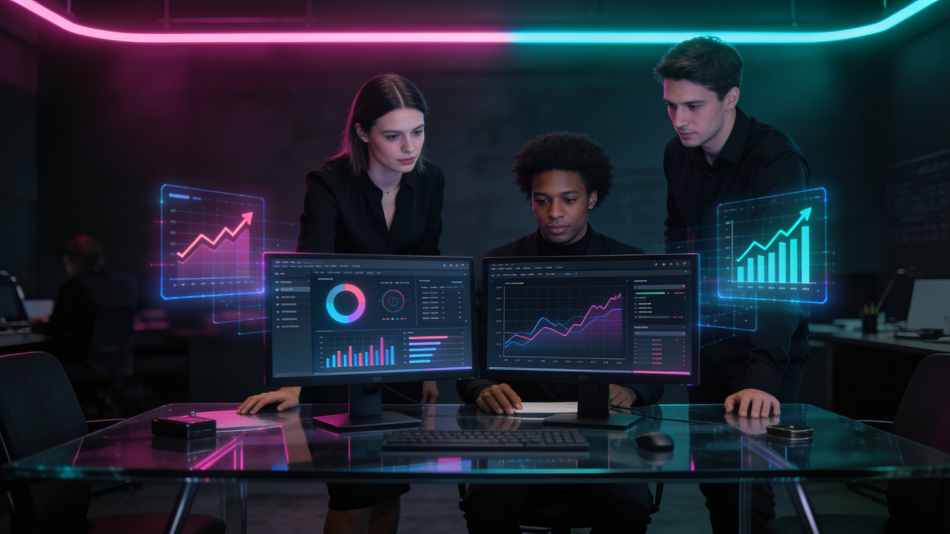
#> input picture 2vibes/images/hero.jpg, 2848 x 1600 px (shown at 1/3 size)
$ python -i s15_checks.py   (imports and definitions only)
#> lines starting #> are read from the running program, lines starting #| are printed output that depends on the picture; after the words box and inside, x2 and y2 are one past the last pixel; in counts of white or black regions, pixels touching at a corner belong together
### scripts/s7_checks.py
#!/usr/bin/env python3
"""S7-6: objective, non-aesthetic checks on the generated stills.

Flags only — nothing here judges beauty, anatomy or style (the owner does
that, blind).

Per image:
  * resolution        — vs the requested 1024x1024
  * blur              — Laplacian variance (absolute floor + within-scene
                        relative outlier; a flat-vector plate is legitimately
                        smooth, so only a scene-relative outlier counts)
  * text-like         — heuristic: horizontal bands of high edge density
                        with regular spacing (lettering often looks like this).
                        HEURISTIC, not OCR; treat as "look at this one".
  * duplicates        — 64-bit difference hash (dHash); hamming distance <= 6
                        inside a scene, or <= 4 anywhere.
  * saturation        — mean HSV saturation; outlier vs the model's own median
  * contrast          — RMS contrast (std of the luma); outlier vs the model's
                        own median

Usage:
  python scripts/s7_checks.py --root /tmp/kilo/s7_out \
      --out docs/openmontage/image_gen/S7_CHECKS.json
"""
from __future__ import annotations

import argparse
import json
import sys
from pathlib import Path
from typing import Any, Dict, List, Optional

import numpy as np
from PIL import Image

REPO = Path(__file__).resolve().parent.parent
EXPECTED_SIZE = (1024, 1024)

BLUR_ABS_FLOOR = 15.0
BLUR_REL_RATIO = 0.35
TEXT_BLOCK = 32
TEXT_EDGE_PERCENTILE = 99.0
TEXT_BLOCK_DENSITY = 0.12
TEXT_ROW_FRACTION = 0.6
DUP_SAME_SCENE = 6
DUP_ANY = 4
# Robust outlier rule: |x - median| > OUTLIER_Z * (1.4826 * MAD)
OUTLIER_Z = 3.0
OUTLIER_FLOOR_SAT = 6.0
OUTLIER_FLOOR_CONTRAST = 4.0


def _gray(path: Path) -> np.ndarray:
    with Image.open(path) as im:
        return np.asarray(im.convert("L"), dtype=np.float32)


# [44 lines left out: functions _saturation, laplacian_variance, text_like_score, dhash, not called in this run]


def hamming(a: int, b: int) -> int:
    return int(a ^ b).bit_count()


# [28 lines left out: functions _mad_outliers, check_image, not called in this run]


def find_manifests(root: Path) -> List[Path]:
    return sorted(root.glob("s7_bakeoff_*/manifest.json"))


# [129 lines left out: functions run, main, not called in this run]


# [2 lines that do not run on import are left out]

### scripts/s10_checks.py
#!/usr/bin/env python3
"""S10-4: objective, non-aesthetic flags for the 54 style-test images.

No beauty, no anatomy, no style verdict — flags only:

  * resolution        - vs the requested 1024x1024
  * blur              - Laplacian variance: an absolute floor plus an outlier
                        test against the median of the SAME scene+style (a flat
                        style is legitimately smoother than a gouache plate, so
                        the scene-wide median would flag the whole style)
  * duplicates        - 64-bit dHash, hamming <= 6 inside a scene / <= 4 anywhere
  * caption area      - bottom band of the image (where a burned-in subtitle
                        lives): mean luma, std, dark fraction, edge density and
                        a "white text would read" flag (dark fraction >= 0.35)
  * colour spread     - hue histogram spread over saturated pixels: occupied hue
                        bins, entropy, dominant-bin share, unique colours and a
                        monotone flag (occupied < 4 bins or entropy < 1.5 bits)
  * text-like         - the S7 heuristic, informational only (it is known to
                        over- and under-fire; the report says so)

The captioned blind sheets are measured too, but on the PLAIN sheet panel (the
image area where the caption goes), so the metric is not polluted by the white
glyphs themselves.

Usage:
  python scripts/s10_checks.py \
      --images /tmp/kilo/s10_out/klein/s10_bakeoff_klein/images \
      --manifest /tmp/kilo/s10_out/klein/s10_bakeoff_klein/manifest.json \
      --mapping projects/s10_blind/mapping.json \
      --out docs/openmontage/image_gen/S10_CHECKS.json
"""
from __future__ import annotations

import argparse
import json
import sys
from pathlib import Path
from typing import Any, Dict, List, Optional

import numpy as np
from PIL import Image

REPO = Path(__file__).resolve().parent.parent
sys.path.insert(0, str(REPO / "scripts"))

import s7_checks as _base  # noqa: E402 - reuse the verified S7 primitives

EXPECTED_SIZE = (1024, 1024)
BLUR_ABS_FLOOR = 15.0          # same absolute floor as S7
BLUR_REL_RATIO = 0.35          # same relative ratio as S7
DUP_SAME_SCENE = 6             # same as S7
DUP_ANY = 4                    # same as S7
CAPTION_BAND_FRACTION = 0.28   # matches scripts/s10_blind_pack.py
CAPTION_DARK_LEVEL = 128       # luma below this is "dark enough for white text"
CAPTION_MIN_DARK = 0.35        # minimum dark fraction for a readable white caption
CAPTION_MAX_BUSY = 0.35        # edge-density ceiling in the caption band
HUE_BINS = 36
HUE_SAT_MIN = 0.15
HUE_BIN_MIN_SHARE = 0.01
COLOUR_MIN_BINS = 4
COLOUR_MIN_ENTROPY = 1.5
UNIQUE_QUANT = 5               # bits per channel for the unique-colour count


def _rgb(path: Path) -> np.ndarray:
    with Image.open(path) as im:
        return np.asarray(im.convert("RGB"), dtype=np.uint8)


def _gray(path: Path) -> np.ndarray:
    return _base._gray(path)


def caption_band_metrics(path: Path,
                         fraction: float = CAPTION_BAND_FRACTION) -> Dict[str, Any]:
    """Metrics for the bottom band where a burned-in subtitle would sit."""
    arr = _rgb(path)
    h = arr.shape[0]
    band = arr[h - max(1, int(round(h * fraction))):, :, :]
    luma = band.astype(np.float32) @ np.array([0.299, 0.587, 0.114],
                                              dtype=np.float32)
    gy, gx = np.gradient(luma)
    edges = np.abs(gx) + np.abs(gy)
    busy = float((edges > max(1.0, float(edges.max()) * 0.25)).mean()) \
        if edges.max() > 0 else 0.0
    dark_fraction = float((luma < CAPTION_DARK_LEVEL).mean())
    readable = bool(dark_fraction >= CAPTION_MIN_DARK and busy <= CAPTION_MAX_BUSY)
    return {
        "band_fraction": fraction,
        "band_px": int(band.shape[0]),
        "mean_luma": round(float(luma.mean()), 2),
        "std_luma": round(float(luma.std()), 2),
        "dark_fraction": round(dark_fraction, 3),
        "busy_fraction": round(busy, 3),
        "white_text_contrast_flag": readable,
        # flag form (True = look at this panel before captioning it)
        "caption_contrast_flag": not readable,
    }


def colour_metrics(path: Path) -> Dict[str, Any]:
    """Hue spread + unique colours, to catch monotone plates."""
    arr = _rgb(path)
    with Image.open(path) as im:
        small = np.asarray(im.convert("RGB").resize((64, 64), Image.LANCZOS),
                           dtype=np.uint8)
        hsv = np.asarray(im.convert("HSV"), dtype=np.float32)
    hue = hsv[:, :, 0] / 255.0 * 360.0
    sat = hsv[:, :, 1] / 255.0
    val = hsv[:, :, 2] / 255.0
    mask = (sat >= HUE_SAT_MIN) & (val >= 0.10)
    n = int(mask.sum())
    if n == 0:
        bins = np.zeros(HUE_BINS, dtype=np.float64)
    else:
        idx = np.clip((hue[mask] / (360.0 / HUE_BINS)).astype(int), 0, HUE_BINS - 1)
        bins = np.bincount(idx, minlength=HUE_BINS).astype(np.float64) / n
    p = bins[bins > 0]
    entropy = float(-(p * np.log2(p)).sum()) if p.size else 0.0
    occupied = int((bins >= HUE_BIN_MIN_SHARE).sum())
    quant = (small >> (8 - UNIQUE_QUANT)) << (8 - UNIQUE_QUANT)
    keys = (quant[:, :, 0].astype(np.int32) << 16) | \
           (quant[:, :, 1].astype(np.int32) << 8) | quant[:, :, 2].astype(np.int32)
    unique = int(np.unique(keys).size)
    spread_flag = bool(occupied < COLOUR_MIN_BINS or entropy < COLOUR_MIN_ENTROPY)
    return {
        "hue_bins_occupied": occupied,
        "hue_entropy_bits": round(entropy, 3),
        "dominant_hue_share": round(float(bins.max()) if bins.size else 0.0, 3),
        "saturated_pixel_share": round(n / float(mask.size), 3),
        "mean_saturation": round(float(sat.mean()), 2),
        "unique_colours_64px": unique,
        "colour_spread_flag": spread_flag,
    }


# [19 lines left out: function check_image, not called in this run]


def _pct(values: List[float]) -> Optional[float]:
    return round(float(np.mean(values)), 3) if values else None


# [192 lines left out: functions run, main, not called in this run]


# [2 lines that do not run on import are left out]

### scripts/s15_checks.py
#!/usr/bin/env python3
"""S15: objective, non-aesthetic flags for the 42 style-lock images.

Reuses the verified S10/S7 primitives (no duplicated image maths):
  * black / non-finite pixels          (0 tolerance)
  * blur                               (absolute floor + relative to the
                                        same scene/style/size median)
  * duplicates                         (64-bit dHash, same-scene and global)
  * caption space                      (bottom FIFTH of the frame, per the S15
                                        prompt contract; the S10 0.28 band is
                                        reported too)
  * corner watermark artefact probe    (four corners: faint periodic structure
                                        or text-like marks -> "suspect")

Nothing here judges anatomy, style or beauty. A flag is "look at this frame",
never a verdict; the owner decides what a "suspect" corner means.

Usage:
  python scripts/s15_checks.py \
      --manifest /tmp/kilo/s15_out/s15-style-lock-1/s15_style_lock_dreamshaper-xl-1-0/manifest.json \
      --mapping projects/s15/blind/mapping.json \
      --out docs/openmontage/image_gen/S15_CHECKS.json
"""
from __future__ import annotations

import argparse
import json
import sys
from pathlib import Path
from typing import Any, Dict, List, Optional, Tuple

import numpy as np
from PIL import Image

REPO = Path(__file__).resolve().parent.parent
sys.path.insert(0, str(REPO / "scripts"))

import s7_checks as _base          # noqa: E402
import s10_checks as _s10          # noqa: E402

DEFAULT_MANIFEST = Path(
    "/tmp/kilo/s15_out/s15-style-lock-1/s15_style_lock_dreamshaper-xl-1-0/"
    "manifest.json")
OUT_PATH = REPO / "docs/openmontage/image_gen/S15_CHECKS.json"

CAPTION_BAND_FRACTION = 0.20       # S15 asks for the bottom FIFTH
LEGACY_BAND_FRACTION = 0.28        # S10 comparison band
BLUR_ABS_FLOOR = 15.0
BLUR_REL_RATIO = 0.35
DUP_SAME_SCENE = 6
DUP_ANY = 4

# corner probe
CORNER_FRACTION = 0.14             # patch side as a share of min(w, h)
PERIODICITY_MIN = 0.40             # 2-D autocorr peak off both axes (lattice)
FINE_ENERGY_MIN = 0.6              # residual amplitude floor (out of 255)
FINE_ENERGY_MAX = 14.0             # above this it is real texture, not a faint mark
TEXT_LIKE_MIN = 0.60               # >= 5 similar blobs aligned like a text row
CORNERS = ("top_left", "top_right", "bottom_left", "bottom_right")


def _rgb(path: Path) -> np.ndarray:
    with Image.open(path) as im:
        return np.asarray(im.convert("RGB"), dtype=np.uint8)


def _gray(path: Path) -> np.ndarray:
    return _base._gray(path)


def _corner_patch(gray: np.ndarray, corner: str) -> np.ndarray:
    h, w = gray.shape
    s = max(24, int(round(min(h, w) * CORNER_FRACTION)))
    if corner == "top_left":
        return gray[:s, :s]
    if corner == "top_right":
        return gray[:s, w - s:]
    if corner == "bottom_left":
        return gray[h - s:, :s]
    return gray[h - s:, w - s:]


def _components(mask: np.ndarray) -> List[Dict[str, int]]:
    """4-connected components of a boolean mask (pure numpy, no scipy)."""
    h, w = mask.shape
    seen = np.zeros_like(mask, dtype=bool)
    comps: List[Dict[str, int]] = []
    for y0 in range(h):
        for x0 in range(w):
            if not mask[y0, x0] or seen[y0, x0]:
                continue
            stack = [(y0, x0)]
            seen[y0, x0] = True
            ys: List[int] = []
            xs: List[int] = []
            while stack:
                y, x = stack.pop()
                ys.append(y)
                xs.append(x)
                for dy, dx in ((1, 0), (-1, 0), (0, 1), (0, -1)):
                    ny, nx = y + dy, x + dx
                    if 0 <= ny < h and 0 <= nx < w and mask[ny, nx] \
                            and not seen[ny, nx]:
                        seen[ny, nx] = True
                        stack.append((ny, nx))
            comps.append({"x0": min(xs), "x1": max(xs), "y0": min(ys),
                          "y1": max(ys),
                          "h": max(ys) - min(ys) + 1,
                          "w": max(xs) - min(xs) + 1,
                          "n": len(ys)})
    return comps


def _text_like_row(patch: np.ndarray) -> Tuple[float, int]:
    """Faint marks aligned like a line of text: many similar small blobs.

    This is deliberately stricter than s7's block-edge score: it needs at least
    5 similarly sized blobs whose vertical centres line up, which real
    illustration texture rarely produces in a 14% corner patch.
    """
    blurred = np.asarray(
        Image.fromarray(patch.astype(np.uint8)).filter(
            _image_filter_gaussian(4.0)), dtype=np.float32)
    residual = np.abs(patch - blurred)
    if residual.max() <= 1.0:
        return 0.0, 0
    thr = max(3.0, float(residual.mean()) + 3.0 * float(residual.std()))
    comps = [c for c in _components(residual > thr)
             if 2 <= c["h"] <= patch.shape[0] // 6
             and 2 <= c["w"] <= patch.shape[0] // 2
             and c["n"] >= 6]
    if len(comps) < 5:
        return 0.0, len(comps)
    heights = np.array([c["h"] for c in comps], dtype=np.float32)
    med_h = float(np.median(heights))
    if med_h <= 0:
        return 0.0, len(comps)
    similar = [c for c in comps if 0.5 * med_h <= c["h"] <= 2.0 * med_h]
    if len(similar) < 5:
        return 0.0, len(comps)
    centres = np.array([(c["y0"] + c["y1"]) / 2.0 for c in similar],
                       dtype=np.float32)
    bin_h = max(2.0, med_h)
    bins = np.round(centres / bin_h).astype(int)
    _, counts = np.unique(bins, return_counts=True)
    aligned = int(counts.max()) if counts.size else 0
    score = float(aligned) / 8.0
    return min(1.0, score), len(comps)


def _lattice_score(patch: np.ndarray) -> float:
    """Faint repeating *lattice*: 2-D autocorrelation peak away from both axes.

    A straight scene edge gives a ridge ON one axis (dx=0 or dy=0), so it never
    produces a 2-D offset peak; a tiled watermark or a repeated text row does.
    """
    blurred = np.asarray(
        Image.fromarray(patch.astype(np.uint8)).filter(
            _image_filter_gaussian(2.0)),
        dtype=np.float32)
    residual = patch - blurred
    residual = residual - residual.mean()
    if float(residual.std()) <= 1e-6:
        return 0.0
    spec = np.fft.fft2(residual)
    ac = np.fft.fftshift(np.fft.ifft2(spec * np.conj(spec)).real)
    peak0 = float(ac.max())
    if peak0 <= 0:
        return 0.0
    ac = ac / peak0
    h, w = ac.shape
    cy, cx = h // 2, w // 2
    yy, xx = np.mgrid[0:h, 0:w]
    dx = np.abs(xx - cx)
    dy = np.abs(yy - cy)
    band = (dx >= 4) & (dy >= 4) & (dx <= w // 3) & (dy <= h // 3)
    if not band.any():
        return 0.0
    return round(float(ac[band].max()), 3)


def corner_probe(path: Path) -> Dict[str, Any]:
    """Faint repeating pattern / text-like marks in the four corners."""
    gray = _gray(path)
    out: Dict[str, Any] = {}
    flagged: List[str] = []
    for corner in CORNERS:
        patch = _corner_patch(gray, corner)
        blurred = np.asarray(
            Image.fromarray(patch.astype(np.uint8)).filter(
                _image_filter_gaussian(max(2.0, patch.shape[0] * 0.05))),
            dtype=np.float32)
        fine_energy = float(np.abs(patch - blurred).mean())
        faint = FINE_ENERGY_MIN <= fine_energy <= FINE_ENERGY_MAX
        periodic = _lattice_score(patch)
        text_score, n_comps = _text_like_row(patch)
        periodic_flag = bool(faint and periodic >= PERIODICITY_MIN)
        text_flag = bool(faint and text_score >= TEXT_LIKE_MIN)
        if periodic_flag or text_flag:
            flagged.append(corner)
        out[corner] = {
            "fine_energy": round(fine_energy, 3),
            "periodic_peak": periodic,
            "text_like_score": round(text_score, 3),
            "components": n_comps,
            "periodic_flag": periodic_flag,
            "text_like_flag": text_flag,
        }
    out["flagged_corners"] = flagged
    out["suspect"] = bool(flagged)
    return out


def _image_filter_gaussian(radius: float):
    from PIL import ImageFilter
    return ImageFilter.GaussianBlur(radius=radius)


def check_image(path: Path) -> Dict[str, Any]:
    gray = _gray(path)
#> in _gray, im is the input picture: PIL image 2848x1600 RGB; mean R, G, B 31.8, 36.7, 49.6
    with Image.open(path) as im:
        size = im.size
    cap = _s10.caption_band_metrics(path, CAPTION_BAND_FRACTION)
#> in caption_band_metrics, `edges = np.abs(gx) + np.abs(gy)`:
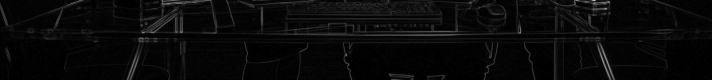
#> edges: shape (320, 2848) float32 (shown at 1/4 size); min 0, max 49.95, mean 1.9; drawn with min black and max white
#> in caption_band_metrics, `busy = float((edges > max(1.0, float(edges.max()) * 0.25)).mean()) \ i..`: busy = 0.0161
#> in caption_band_metrics, `dark_fraction = float((luma < CAPTION_DARK_LEVEL).mean())`: dark_fraction = 0.997
#> in caption_band_metrics, `readable = bool(dark_fraction >= CAPTION_MIN_DARK and busy <= CAPTION_..`: readable = True
#> cap = {'band_fraction': 0.2, 'band_px': 320, 'mean_luma': 27.55, 'std_luma': 22.79, 'dark_fraction': 0.997, 'busy_fraction': 0.016, 'white_text_contrast_flag': True, 'caption_contrast_flag': False}
    cap_legacy = _s10.caption_band_metrics(path, LEGACY_BAND_FRACTION)
#> call 2 of caption_band_metrics, with path = '../2vibes/images/hero.jpg', fraction = 0.28
#> in caption_band_metrics (call 2), `edges = np.abs(gx) + np.abs(gy)`:
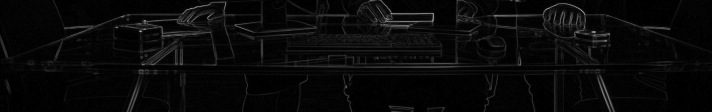
#> edges: shape (448, 2848) float32 (shown at 1/4 size); min 0, max 58.65, mean 2.1; drawn with min black and max white
#> in caption_band_metrics (call 2), `busy = float((edges > max(1.0, float(edges.max()) * 0.25)).mean()) \ i..`: busy = 0.019
#> in caption_band_metrics (call 2), `dark_fraction = float((luma < CAPTION_DARK_LEVEL).mean())`: dark_fraction = 0.99
#> cap_legacy = {'band_fraction': 0.28, 'band_px': 448, 'mean_luma': 28.89, 'std_luma': 26.64, 'dark_fraction': 0.99, 'busy_fraction': 0.019, 'white_text_contrast_flag': True, 'caption_contrast_flag': False}
    col = _s10.colour_metrics(path)
#> in colour_metrics, `mask = (sat >= HUE_SAT_MIN) & (val >= 0.10)`:
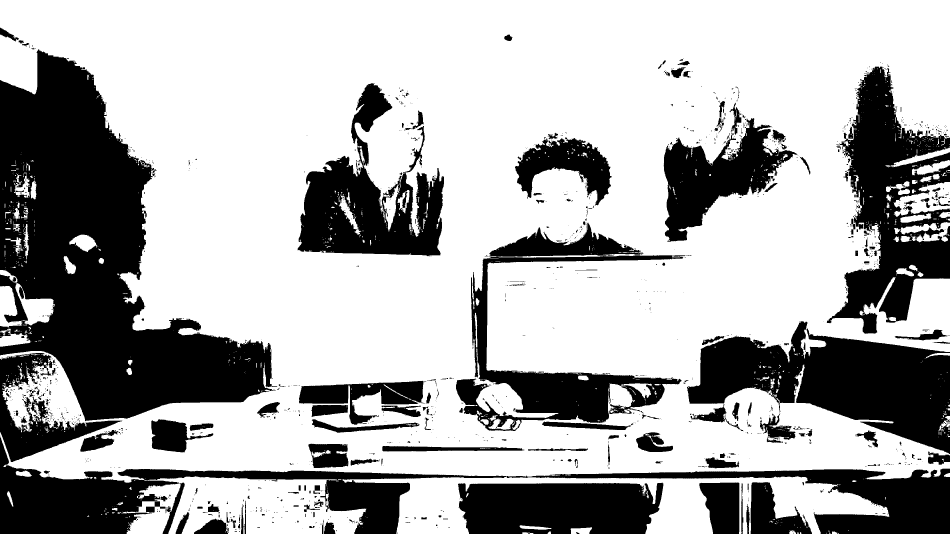
#> mask: shape (1600, 2848) bool (shown at 1/3 size); 67.7% white; 1416 black regions (1141 under 20 px), largest, box (x1, y1, x2, y2) and area: (0, 148, 828, 1264) 425195, (0, 1309, 2848, 1600) 201261, (2061, 964, 2848, 1362) 159639
#> in colour_metrics, `n = int(mask.sum())`: n = 3085603
#> in colour_metrics, `bins = np.bincount(idx, minlength=HUE_BINS).astype(np.float64) / n`: bins = 36 values, max 0.15 at index 20, min 9.4e-06 at index 5, mean 0.0278
#> in colour_metrics, `p = bins[bins > 0]`: p has the same summary as bins
#> in colour_metrics, `entropy = float(-(p * np.log2(p)).sum()) if p.size else 0.0`: entropy = 3.73
#> in colour_metrics, `occupied = int((bins >= HUE_BIN_MIN_SHARE).sum())`: occupied = 18
#> in colour_metrics, `keys = (quant[:, :, 0].astype(np.int32) << 16) | \ (quant[:, :, 1].ast..`:
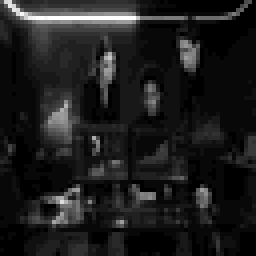
#> keys: shape (64, 64) int32 (shown 4 times larger); min 0, max 16302312, mean 1869824.2; drawn with min black and max white
#> in colour_metrics, `spread_flag = bool(occupied < COLOUR_MIN_BINS or entropy < COLOUR_MIN_..`: spread_flag = False
#> col = {'hue_bins_occupied': 18, 'hue_entropy_bits': 3.73, 'dominant_hue_share': 0.15, 'saturated_pixel_share': 0.677, 'mean_saturation': 0.52, 'unique_colours_64px': 717, 'colour_spread_flag': False}
    corners = corner_probe(path)
#> the loop in corner_probe, `for corner in CORNERS:` made 4 passes
#> (fine_energy, peak0 in _lattice_score, periodic, thr in _text_like_row, heights in _text_like_row, med_h in _text_like_row, centres in _text_like_row, bin_h in _text_like_row) on passes 2 to 3: (8.01, 296832.1, 0.69, 18.09, [22, 3, 4, 2, 3, 16, 5, 3, 7, 22, 3, 3, 3, 2, 6, 5], 3.5, [1, 5.5, 9.5, 16, 38, 41, 45, 50, 74, 82, 90.5, 94.5, 100], 3.5), (2.4, 33723.8, 0.208, 6.23, [10, 11, 8, 8, 19, 6, 11, 8, 6, 9, 11, 7, 10, 4, 35, 4], 8.5, [4.5, 5, 3.5, 3.5, 12.5, 16, 17.5, 18.5, 27, 29, 30, 52.5], 8.5)
#> pass 1, in corner_probe, `blurred = np.asarray( Image.fromarray(patch.astype(np.uint8)).filter( ..`:
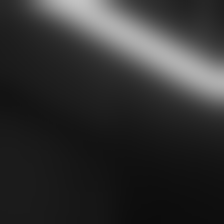
#> blurred: shape (224, 224) float32; min 12, max 195, mean 48.8
#> pass 1, in _lattice_score, `residual = patch - blurred`:
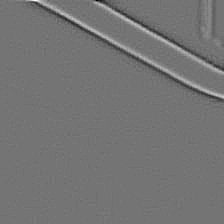
#> residual: shape (224, 224) float32; min -31, max 37, mean 0; drawn with min black and max white
#> after the loop in corner_probe, `for corner in CORNERS:`:
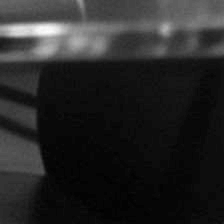
#> patch: shape (224, 224) float32; min 0, max 78, mean 11.9; drawn with min black and max white
#> after the loop in corner_probe, `for corner in CORNERS:`: flagged = ['top_left', 'top_right']; out = 4 items
#> corners = 6 items
    arr = _rgb(path)
    nonfinite = bool((~np.isfinite(arr)).any())
#> nonfinite = False
    black = bool(arr.max() < 8.0)
#> black = False
    out = {
#> (the run stopped early here; a loop or call above may not have finished)
